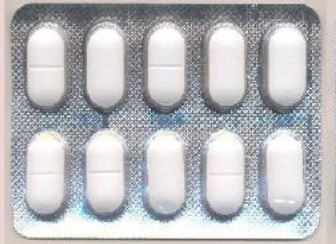
#> input picture gold.JPG, 336 x 244 px, found by its file name
$ python pill.py
#> lines starting #> are read from the running program, lines starting #| are printed output that depends on the picture; after the words box and inside, x2 and y2 are one past the last pixel; in counts of white or black regions, pixels touching at a corner belong together
import cv2
import numpy as np
import random
def loadGoldenTemplate(imgpath):
    goldenTemplate = cv2.imread(imgpath)
    cv2.imshow("Golden template",goldenTemplate)
    goldenTemplateGray = cv2.cvtColor(goldenTemplate, cv2.COLOR_BGR2GRAY)
    goldenTemplateHisteqaul_frame = cv2.equalizeHist(goldenTemplateGray)
    gray_correct = np.array(255 * (goldenTemplateHisteqaul_frame / 255) ** 1.2 , dtype='uint8')
    thresh = cv2.adaptiveThreshold(gray_correct, 255, cv2.ADAPTIVE_THRESH_GAUSSIAN_C, cv2.THRESH_BINARY, 255, 19)
    thresh = cv2.bitwise_not(thresh)
    kernel = np.ones((15,15), np.uint8)
    img_dilation = cv2.dilate(thresh, kernel, iterations=1)
    img_erode = cv2.erode(img_dilation,kernel, iterations=1)# clean all noise after dilatation and erosionimg_erode = cv.medianBlur(img_erode, 7)
    img_erode=cv2.bitwise_not(img_erode)
    ret, labels = cv2.connectedComponents(img_erode)
    label_hue = np.uint8(179 * labels / np.max(labels))
    blank_ch = 255 * np.ones_like(label_hue)
    labeled_img = cv2.merge([label_hue, blank_ch, blank_ch])
    labeled_img = cv2.cvtColor(labeled_img, cv2.COLOR_HSV2BGR)
    labeled_img[label_hue == 0] = 0
    cv2.imshow("Golden template",labeled_img)

    return ret-1 ,labels

def loadSampleImage(imgpath):
    sampleImage = cv2.imread(imgpath)
    sampleImageGray = cv2.cvtColor(sampleImage, cv2.COLOR_BGR2GRAY)
    sampleImageHisteqaul_frame = cv2.equalizeHist(sampleImageGray)
    gray_correct = np.array(255 * (sampleImageHisteqaul_frame / 255) ** 1.2 , dtype='uint8')
    thresh = cv2.adaptiveThreshold(gray_correct, 255, cv2.ADAPTIVE_THRESH_GAUSSIAN_C, cv2.THRESH_BINARY, 255, 19)
    thresh = cv2.bitwise_not(thresh)
    kernel = np.ones((15,15), np.uint8)
    img_dilation = cv2.dilate(thresh, kernel, iterations=1)
    img_erode = cv2.erode(img_dilation,kernel, iterations=1)# clean all noise after dilatation and erosionimg_erode = cv.medianBlur(img_erode, 7)
    img_erode=cv2.bitwise_not(img_erode)
    ret, labels = cv2.connectedComponents(img_erode)
    label_hue = np.uint8(179 * labels / np.max(labels))
    blank_ch = 255 * np.ones_like(label_hue)
    labeled_img = cv2.merge([label_hue, blank_ch, blank_ch])
    labeled_img = cv2.cvtColor(labeled_img, cv2.COLOR_HSV2BGR)
    labeled_img[label_hue == 0] = 0


    return ret-1,labels


def segmentationAndComparison():
    DefectCount = 0
    ReqularCount = 0
    goldenTemplatecount,goldenTemplateSegment = loadGoldenTemplate('gold.jpg')
#> in loadGoldenTemplate, goldenTemplate is the input picture: shape (244, 336, 3); mean B, G, R 188.5, 185.4, 185.2
#> in loadGoldenTemplate, `thresh = cv2.adaptiveThreshold(gray_correct, 255, cv2.ADAPTIVE_THRESH_..`:
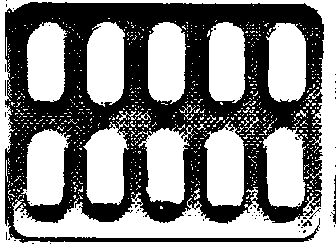
#> thresh: shape (244, 336); 52.8% white; 71 black regions (67 under 20 px), largest, box (x1, y1, x2, y2) and area: (5, 2, 324, 243) 38355, (331, 200, 336, 224) 51, (334, 175, 336, 199) 33, (302, 220, 312, 227) 32
#> in loadGoldenTemplate, `img_dilation = cv2.dilate(thresh, kernel, iterations=1)`: img_dilation: shape (244, 336); 83.6% white; 18 black regions (3 under 20 px), largest, box (x1, y1, x2, y2) and area: (94, 31, 117, 95) 1239, (214, 139, 237, 198) 1234, (155, 30, 178, 93) 1231
#> in loadGoldenTemplate, `img_erode = cv2.erode(img_dilation,kernel, iterations=1)# clean all no..`: img_erode: shape (244, 336); 59.6% white; 18 black regions, largest, box (x1, y1, x2, y2) and area: (58, 213, 227, 238) 3319, (87, 24, 124, 102) 2653, (148, 23, 185, 100) 2631
#> in loadGoldenTemplate, `ret, labels = cv2.connectedComponents(img_erode)`:
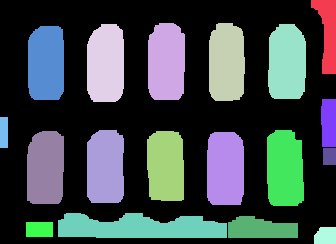
#> labels: shape (244, 336) int32; 19 distinct labels, from 0 to 18; one colour per label, 0 black
#> in loadGoldenTemplate, `ret, labels = cv2.connectedComponents(img_erode)`: ret = 19
#> in loadGoldenTemplate, `labeled_img[label_hue == 0] = 0`:
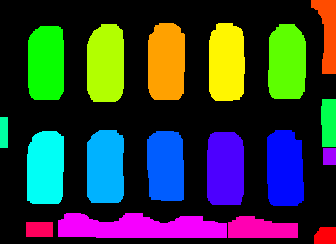
#> labeled_img: shape (244, 336, 3); mean B, G, R 54.3, 57.3, 47.5
#> goldenTemplatecount = 18
    sampleImagecount,sampleImageSegment = loadSampleImage('pil.jpg')
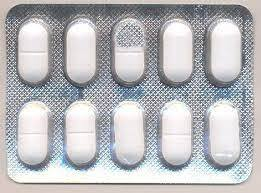
#> input picture pil.jpg, 261 x 193 px
#> in loadSampleImage, sampleImage is the input picture: shape (193, 261, 3); mean B, G, R 188.4, 185.8, 185.7
#> in loadSampleImage, `thresh = cv2.adaptiveThreshold(gray_correct, 255, cv2.ADAPTIVE_THRESH_..`: thresh: shape (193, 261); 54.8% white; 126 black regions (122 under 20 px), largest, box (x1, y1, x2, y2) and area: (0, 3, 256, 189) 22437, (64, 190, 104, 191) 40, (48, 187, 80, 189) 32, (1, 160, 4, 174) 30
#> in loadSampleImage, `img_dilation = cv2.dilate(thresh, kernel, iterations=1)`: img_dilation: shape (193, 261); 90.4% white; 17 black regions (4 under 20 px), largest, box (x1, y1, x2, y2) and area: (25, 109, 41, 150) 536, (26, 30, 41, 70) 521, (74, 31, 89, 70) 512
#> in loadSampleImage, `img_erode = cv2.erode(img_dilation,kernel, iterations=1)# clean all no..`:
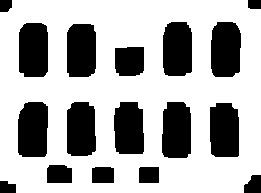
#> img_erode: shape (193, 261); 68.6% white; 17 black regions, largest, box (x1, y1, x2, y2) and area: (18, 102, 48, 157) 1530, (211, 22, 241, 77) 1504, (162, 102, 191, 158) 1503
#> in loadSampleImage, `ret, labels = cv2.connectedComponents(img_erode)`:
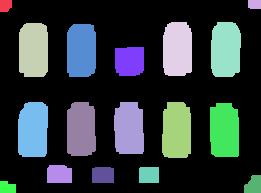
#> labels: shape (193, 261) int32; 18 distinct labels, from 0 to 17; one colour per label, 0 black
#> in loadSampleImage, `labeled_img[label_hue == 0] = 0`:
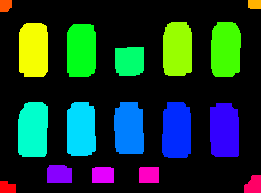
#> labeled_img: shape (193, 261, 3); mean B, G, R 43.9, 53.5, 22.9
#> sampleImagecount = 17
    if goldenTemplatecount != sampleImagecount :
        missing = goldenTemplatecount-sampleImagecount
#> missing = 1
        print(str(missing)+" tablets are missing")
#| 1 tablets are missing
    else :
        print("sample has correct number of tablets.")
    r = random.randrange(2,goldenTemplatecount-2 )
#> r = 15
    for i in range(sampleImagecount):
        if np.array_equal(sampleImageSegment[i],goldenTemplateSegment[r]):
            ReqularCount += 1
        else :
            DefectCount += 1
#> after the loop, DefectCount = 17; ReqularCount = 0
    print("No. of defected pill "+str(DefectCount))
#| No. of defected pill 17


segmentationAndComparison()
